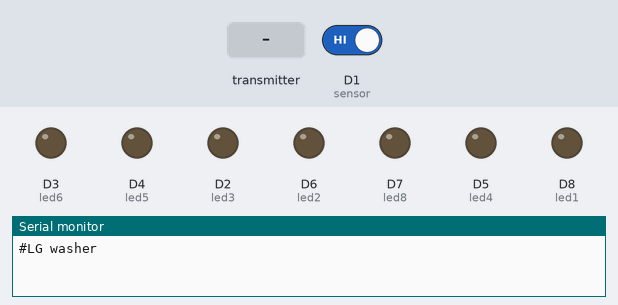
Recording of a sketch running on a simulated ESP8266 (Wemos D1 mini). On the bench: output pins drawn as LEDs (lit = HIGH), the last lines printed to the serial monitor. The test bench sets the inputs (shaded band); at power-on: D1 (sensor) HIGH.

Above: at 1.2 s.
1.3 s: D1 (sensor) driven LOW
2.8 s: D1 (sensor) driven HIGH
At 3.1 s:
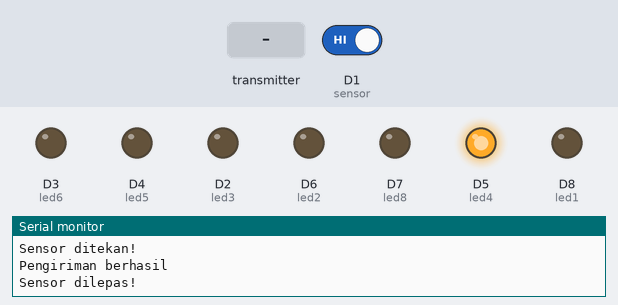
5.3 s: the transmitter starts sending message = 0
Timing chart, 0 to 8.3 s (numbered marks = the images above; inputs shaded):
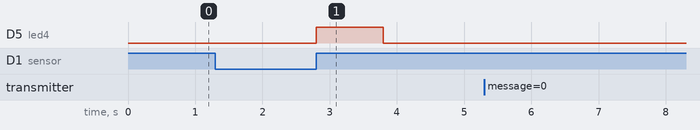

The sketch:

reciver_chart_wemos_LG_WASHER.ino
```cpp
#include <ESP8266WiFi.h>
#include <espnow.h>
#include "macaddress1.h"


// Pin untuk LED dan Sensor
#define led1  D8
#define led2  D6
#define led3  D2
#define led4  D5
#define led5  D4
#define led6  D3
#define led8  D7
#define sensor D1

typedef struct {
    char message[32]; // Struktur pesan teks untuk komunikasi
} struct_message;

struct_message myData;
bool ledControl = false;  // Flag untuk kontrol LED
bool tombolSebelumnya = HIGH;
bool mesinJalan = false;
bool matikanMesin = false;

// Alamat MAC perangkat 1
//uint8_t broadcastAddress1[] = {0xF4, 0xCF, 0xA2, 0x77, 0x29, 0xA8};

// Callback untuk data diterima
void OnDataRecv(uint8_t *mac, uint8_t *incomingData, uint8_t len) {
    struct_message receivedData;
    memcpy(&receivedData, incomingData, sizeof(receivedData));
    Serial.print("Pesan diterima: ");
    Serial.println(receivedData.message);

    if (strcmp(receivedData.message, "hidupkan washer") == 0) {
        ledControl = true; // Aktifkan kontrol LED
        //mesinJalan = true;
    }
    if (strcmp(receivedData.message, "matikan mesin") == 0) {
        matikanMesin = true; // Aktifkan kontrol LED
        //mesinJalan = true;
    }
}

// Callback untuk data terkirim
void OnDataSent(uint8_t *mac_addr, uint8_t sendStatus) {
    Serial.println(sendStatus == 0 ? "Pengiriman berhasil" : "Pengiriman gagal");
}

void setup() {
    Serial.begin(115200);
    WiFi.mode(WIFI_STA);
    Serial.println("#LG washer");

    // Konfigurasi pin
    pinMode(led1, OUTPUT);
    pinMode(led2, OUTPUT);
    pinMode(led3, OUTPUT);
    pinMode(led4, OUTPUT);
    pinMode(led5, OUTPUT);
    pinMode(led6, OUTPUT);
    pinMode(led8, OUTPUT);
    pinMode(sensor, INPUT_PULLUP);

    // Inisialisasi ESP-NOW
    if (esp_now_init() != 0) {
        Serial.println("Gagal menginisialisasi ESP-NOW");
        return;
    }

    esp_now_set_self_role(ESP_NOW_ROLE_COMBO); // Perangkat sebagai pengirim & penerima
    esp_now_register_send_cb(OnDataSent);
    esp_now_register_recv_cb(OnDataRecv);

    // Tambahkan peer
    esp_now_add_peer(macAddress1, ESP_NOW_ROLE_COMBO, 1, NULL, 0);
}

void loop() {
    // Kontrol LED berdasarkan flag
    if (ledControl && !mesinJalan) {
        // Animasi nyala LED
        digitalWrite(led4, HIGH);
        delay(1000);
        digitalWrite(led4, LOW);
        delay(1000);

        digitalWrite(led3, HIGH);
        delay(1000);
        digitalWrite(led3, LOW);
        delay(1000);

         digitalWrite(led2, HIGH);
        delay(1000);
        digitalWrite(led2, LOW);
        delay(1000);


        mesinJalan = true;
        ledControl = false; // Reset flag
        strcpy(myData.message, "mesin sudah hidup");
        esp_now_send(macAddress1, (uint8_t *)&myData, sizeof(myData)); // Kirim pesan
    }
    if (matikanMesin && mesinJalan) {
        // Animasi nyala LED
        digitalWrite(led4, HIGH);
        delay(1000);
        digitalWrite(led4, LOW);
        delay(1000);

        ledControl = false;  // Flag untuk kontrol LED
        tombolSebelumnya = HIGH;
        mesinJalan = false;
        matikanMesin = false;// Reset flag
        strcpy(myData.message, "mesin sudah dimatikan");
        esp_now_send(macAddress1, (uint8_t *)&myData, sizeof(myData)); // Kirim pesan
    }

    // Deteksi tombol/sensor ditekan
    bool tombolSekarang = digitalRead(sensor);
    if (tombolSebelumnya == HIGH && tombolSekarang == LOW) {
        Serial.println("Sensor ditekan!");
        strcpy(myData.message, "Sensor lock");
        esp_now_send(macAddress1, (uint8_t *)&myData, sizeof(myData));
        delay(200); // Hindari bouncing
    }

    // Deteksi tombol/sensor dilepas
    if (tombolSebelumnya == LOW && tombolSekarang == HIGH) {
        Serial.println("Sensor dilepas!");
        digitalWrite(led4, HIGH); delay(1000);
        digitalWrite(led4, LOW);
        strcpy(myData.message, "mesin selesai");
        ledControl = false;  // Flag untuk kontrol LED
        tombolSebelumnya = HIGH;
        mesinJalan = false;
        matikanMesin = false;// Reset flag
        esp_now_send(macAddress1, (uint8_t *)&myData, sizeof(myData));
        delay(200); // Hindari bouncing
    }

    // Simpan status tombol untuk iterasi berikutnya
    tombolSebelumnya = tombolSekarang;
}
```

macaddress1.h
```cpp
#ifndef MACADDRESS_H
#define MACADDRESS_H

// Daftar alamat MAC
uint8_t macAddress1[] = {0xF4, 0xCF, 0xA2, 0x77, 0x29, 0xA8};
uint8_t macAddress2[] = {0x24, 0x6F, 0x28, 0xAA, 0xBB, 0xCC};
uint8_t macAddress3[] = {0x30, 0xAE, 0xA4, 0x11, 0x22, 0x33};

// Tambahkan lebih banyak alamat MAC jika diperlukan
const int macCount = 3;

#endif // MACADDRESS_H
```

Measured:
- after the input at 2.8 s, D5 (led4): LOW → HIGH at once, → LOW 1.0 s later
